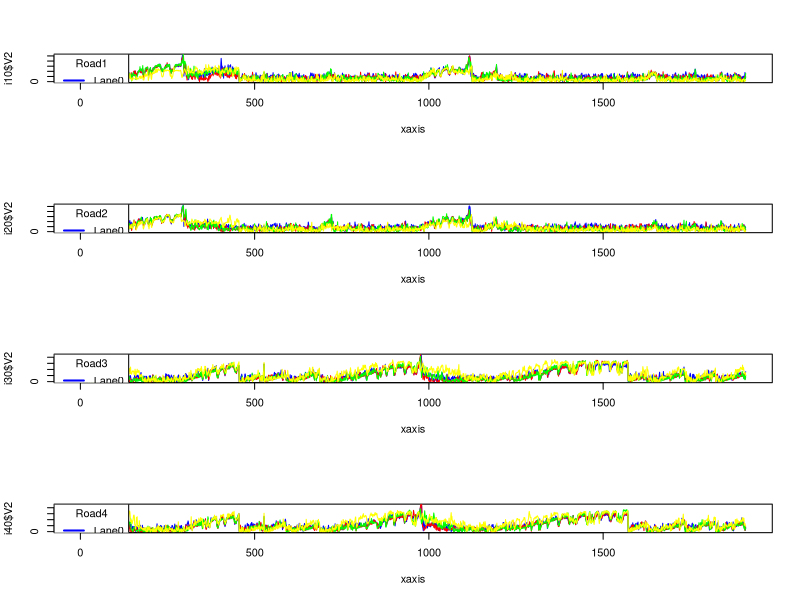

This chart was generated by the following R code:
file <- read.csv('co2.csv',header=FALSE)
i10 <- subset( file, V1 == "1i_0")
i11 <- subset( file, V1 == "1i_1")
i12 <- subset( file, V1 == "1i_2")
i13 <- subset( file, V1 == "1i_3")
i20 <- subset( file, V1 == "2i_0")
i21 <- subset( file, V1 == "2i_1")
i22 <- subset( file, V1 == "2i_2")
i23 <- subset( file, V1 == "2i_3")
i30 <- subset( file, V1 == "3i_0")
i31 <- subset( file, V1 == "3i_1")
i32 <- subset( file, V1 == "3i_2")
i33 <- subset( file, V1 == "3i_3")
i40 <- subset( file, V1 == "4i_0")
i41 <- subset( file, V1 == "4i_1")
i42 <- subset( file, V1 == "4i_2")
i43 <- subset( file, V1 == "4i_3")

xaxis <- seq(1,nrow(i10))
X11(width=28,height=10)
par("cin",mfrow=c(4,1))

plot(xaxis,i10$V2,type="l",col="blue")
lines(xaxis,i11$V2,col="red")
lines(xaxis,i12$V2,col="green")
lines(xaxis,i13$V2,col="yellow")
legend("topleft",title="Road1",c("Lane0","Lane1","Lane2","Lane3"),col=c("blue","red","green","yellow"),lwd=c(2,2,2,2))

plot(xaxis,i20$V2,type="l",col="blue")
lines(xaxis,i21$V2,col="red")
lines(xaxis,i22$V2,col="green")
lines(xaxis,i23$V2,col="yellow")
legend("topleft",title="Road2",c("Lane0","Lane1","Lane2","Lane3"),col=c("blue","red","green","yellow"),lwd=c(2,2,2,2))

plot(xaxis,i30$V2,type="l",col="blue")
lines(xaxis,i31$V2,col="red")
lines(xaxis,i32$V2,col="green")
lines(xaxis,i33$V2,col="yellow")
legend("topleft",title="Road3",c("Lane0","Lane1","Lane2","Lane3"),col=c("blue","red","green","yellow"),lwd=c(2,2,2,2))

plot(xaxis,i40$V2,type="l",col="blue")
lines(xaxis,i41$V2,col="red")
lines(xaxis,i42$V2,col="green")
lines(xaxis,i43$V2,col="yellow")
legend("topleft",title="Road4",c("Lane0","Lane1","Lane2","Lane3"),col=c("blue","red","green","yellow"),lwd=c(2,2,2,2))

invisible(readLines("stdin",n=1))
